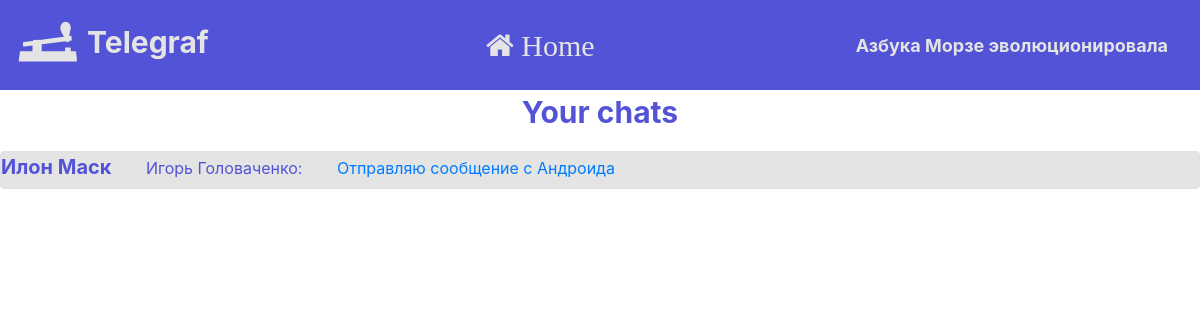
The page /my_chats (signed in) on the database its author committed.
### data/users.py (models this page shows, shortened)
class User(SqlAlchemyBase, UserMixin, SerializerMixin):
    __tablename__ = 'users'
    id = sqlalchemy.Column(sqlalchemy.Integer,
                           primary_key=True, autoincrement=True)
    username = sqlalchemy.Column(sqlalchemy.String)
    bdate = sqlalchemy.Column(sqlalchemy.Date)
    descript = sqlalchemy.Column(sqlalchemy.String)
    friends = sqlalchemy.Column(sqlalchemy.String, default='')
    city = sqlalchemy.Column(sqlalchemy.String)
    email = sqlalchemy.Column(sqlalchemy.String, unique=True)
    last_online = sqlalchemy.Column(sqlalchemy.DateTime,
                                    default=datetime.datetime.now())
    free_chat = sqlalchemy.Column(sqlalchemy.Boolean)
    hashed_password = sqlalchemy.Column(sqlalchemy.String, nullable=True)

### data/chats.py (models this page shows)
class Chat(SqlAlchemyBase, SerializerMixin):
    __tablename__ = 'chats'
    id = sqlalchemy.Column(sqlalchemy.Integer,
                           primary_key=True, autoincrement=True)
    collaborators = sqlalchemy.Column(sqlalchemy.String)
    messages = sqlalchemy.Column(sqlalchemy.String, nullable=True)

### server.py (the view)
@app.route('/my_chats', methods=['GET'])
def my_chats():
    if not current_user.is_authenticated:
        return redirect("/login")
    db_sess = db_session.create_session()
    current_user.last_online = datetime.datetime.now()
    db_sess.merge(current_user)
    db_sess.commit()
    agent = request.headers.get('User-Agent')
    is_mobile = ('iphone' or 'android' or 'blackberry') in agent.lower()
    chats = []
    others = {}
    last_sender = {}
    last_msg = {}
    last_files = {}
    unread_msgs = {}
    for chat in db_sess.query(Chat).all():
        if str(current_user.id) in chat.collaborators.split(', '):
            chats.append(chat)
            other = chat.collaborators.split(', ')
            other.remove(str(current_user.id))
            others[chat] = db_sess.query(User).filter(User.id == int(other[0])).first()
            messages = db_sess.query(Message).filter(Message.chat_id == chat.id).all()
            unread_count = len(db_sess.query(Message).filter(Message.chat_id == chat.id).filter(Message.is_read == 0).filter(Message.sender_id != current_user.id).all())
            unread_msgs[chat] = unread_count
            if len(messages) > 0:
                last = max(messages, key=lambda m: m.send_time)
                last_sender[chat] = db_sess.query(User).filter(User.id == last.sender_id).first()
                text = last.decode_text(last.coded_text)
                if len(text) > 50:
                    text = text[:47].rstrip('.') + '...'
                if last.attached_file is not None:
                    att_file = db_sess.query(File).filter(File.id == last.attached_file).first()
                    filename = att_file.name
                    if len(text) > 50 - len(filename) - 5:
                        text = text[:(50 - len(filename) - 5)].rstrip('.') + '... ';
                    last_files[chat] = filename
                last_msg[chat] = text
            else:
                last_sender[chat] = ''
                last_msg[chat] = ''
    return render_template('my_chats.html', is_mobile=is_mobile, chats=chats, others=others, last_sender=last_sender, last_msg=last_msg, last_files=last_files, unread_msgs=unread_msgs)

### data/db_session.py (called while the page is built)
def create_session() -> Session:
    global __factory
    return __factory()

### data/messages.py (called while the page is built)
    def decode_text(self, text):
        return ''.join([chr(ord(symb) - 19) for symb in text])

### server.py (called while the page is built)
@login_manager.user_loader
def load_user(user_id):
    db_sess = db_session.create_session()
    return db_sess.query(User).get(user_id)

### templates/my_chats.html (shortened to what this page needs)
{% extends "base.html" %}
{% block content %}
<form action="" method="post" enctype="multipart/form-data">
    <p style="font-size: 30px; color: #5353d7; font-weight: bold; text-align: center;">Your chats</p>
    {% for chat in chats %}
    <div class="col-md6 border rounded" style="background-color: #e4e4e4; margin-bottom: 10px; margin-top: 10px">
        <a href="/profile/{{others[chat].id}}" style="color: #5353d7; font-weight: bold; font-size: 20px;">{{others[chat].username}}</a>
        {% if last_sender[chat] != '' %}
        <label style="color: #5353d7; font-size: 16px; margin-left: 30px;">{{last_sender[chat].username}}:</label>
        {% if chat in last_files.keys() %}
        <a href="/chat/{{others[chat].id}}" style="font-size: 16px; margin-left: 30px; margin-right: 30px;">
            {{last_msg[chat]}}<label style="font-size: 16px; margin-left: 30px; margin-right: 30px;"><span class="fa fa-file"></span> {{last_files[chat]}}</label>
        </a>
        {% else %}
        <a href="/chat/{{others[chat].id}}" style="font-size: 16px; margin-left: 30px; margin-right: 30px;">
            {{last_msg[chat]}}
        </a>
        {% endif %}
        {% else %}
        <label style="color: #5353d7; font-size: 16px; margin-left: 30px;">No messages</label>
        {% endif %}
    </div>
    {% endfor %}
</form>
{% endblock %}

### rows shown on the page
Chat: last_msg "Отправляю сообщение с Андроида"
User: username "Илон Маск"
User: username "Игорь Головаченко"
